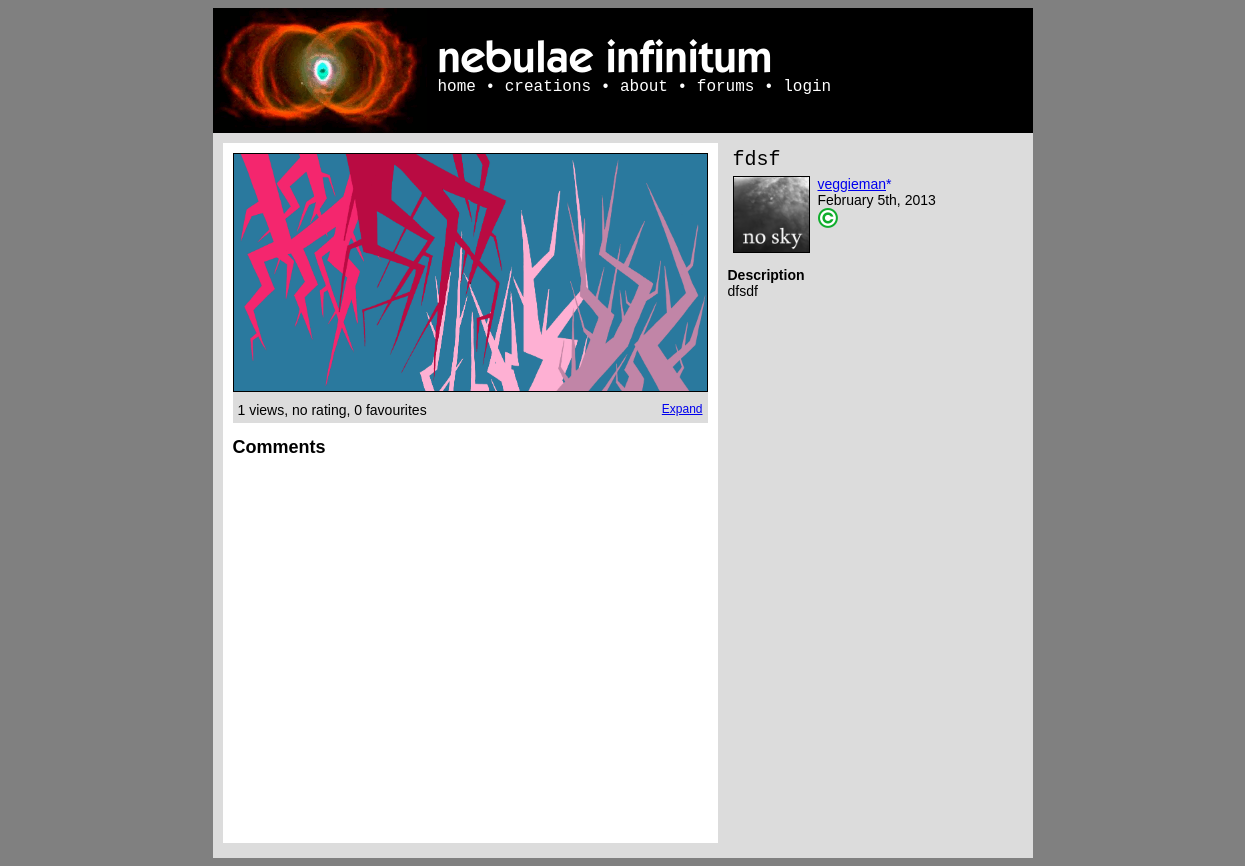
Page /creation.php?id=7 on the committed database.
### tables this page shows
CREATE TABLE IF NOT EXISTS `creations` (
  `id` int(50) NOT NULL AUTO_INCREMENT,
  `name` varchar(50) NOT NULL,
  `type` enum('writing','flash','scratch','artwork','audio') NOT NULL,
  `ownerid` int(25) NOT NULL,
  `created` timestamp NULL DEFAULT NULL,
  `modified` timestamp NULL DEFAULT CURRENT_TIMESTAMP ON UPDATE CURRENT_TIMESTAMP,
  `hidden` enum('no','censored','flagged','approved','byowner','deleted') NOT NULL DEFAULT 'no',
  `filetype` varchar(7) NOT NULL,
  `filename` varchar(25) NOT NULL,
  `descr` text,
  `advisory` text,
  `views` int(11) NOT NULL DEFAULT '0',
  `favourites` int(11) NOT NULL DEFAULT '0',
  `rating` decimal(2,1) NOT NULL DEFAULT '0.0',
  `license` enum('copyright','cc-0','cc-by','cc-by-nd','cc-by-sa','cc-by-nc','cc-by-nc-nd','cc-by-nc-sa','mit','gpl','bsd') NOT NULL DEFAULT 'copyright',
  PRIMARY KEY (`id`)
);

CREATE TABLE IF NOT EXISTS `users` (
  `id` int(50) NOT NULL AUTO_INCREMENT,
  `username` varchar(25) NOT NULL,
  `registered` timestamp NOT NULL DEFAULT CURRENT_TIMESTAMP,
  `rank` enum('user','mod','admin') NOT NULL DEFAULT 'user',
  `password` varchar(64) NOT NULL,
  `location` varchar(50) DEFAULT NULL,
  `banstatus` enum('unbanned','banned','deleted') NOT NULL DEFAULT 'unbanned',
  `banneduntil` date DEFAULT NULL,
  `bandate` date DEFAULT NULL,
  `icon` varchar(50) DEFAULT NULL,
  `about` text,
  `age` int(3) DEFAULT NULL,
  `gender` varchar(1) DEFAULT NULL,
  `email` varchar(50) NOT NULL,
  `registerip` varchar(20) NOT NULL,
  `banreason` text,
  `sb2player` enum('flash','js') NOT NULL DEFAULT 'flash',
  `notifications` enum('all','noreplies','nocomments','none') NOT NULL DEFAULT 'all',
  PRIMARY KEY (`id`)
);

### creation.php (called while the page is built, shortened)
<?php
$creationid = null;
if (isset($_GET["id"])) $creationid = htmlspecialchars($_GET["id"]);
$result = mysql_query("SELECT * FROM creations WHERE id = $creationid");
$creation = mysql_fetch_array($result);
$result = mysql_query("SELECT * FROM users WHERE id = ".$creation['ownerid']);
$user = mysql_fetch_array($result);
$views = mysql_num_rows(mysql_query("SELECT * FROM views WHERE creationid=".$creation['id']));
$favourites = mysql_num_rows(mysql_query("SELECT * FROM favourites WHERE creationid=".$creation['id']));
if (empty($ratings[0])) $ratings[0] = 0;
require_once("templates/creation_template.php");
?>

### config/functions.php (called while the page is built, shortened)
<?php
function bbcode_parse_description($text){
	$bbcode = new BBCode;
	$bbcode->RemoveRule('acronym');
	$bbcode->RemoveRule('color');
	$bbcode->RemoveRule('size');
	$bbcode->RemoveRule('quote');
	$bbcode->RemoveRule('font');
	$bbcode->RemoveRule('wiki');
	$bbcode->RemoveRule('img');
	$bbcode->RemoveRule('rule');
	$bbcode->RemoveRule('br');
	$bbcode->RemoveRule('center');
	$bbcode->RemoveRule('left');
	$bbcode->RemoveRule('right');
	$bbcode->RemoveRule('indent');
	$bbcode->RemoveRule('columns');
	$bbcode->RemoveRule('nextcol');
	$bbcode->RemoveRule('code');
	$bbcode->RemoveRule('list');
	$bbcode->RemoveRule('*');
	return $bbcode->Parse($text);
}
?>

### templates/creation_template.php (the view, shortened to what this page needs)
<!DOCTYPE html>
<html>
<head>
<link rel="stylesheet" type="text/css" href="templates/style.php" media="screen" />
</head>
<body onload="javascript:illuminate();">
<?php require_once("header.php"); ?>
<div class="container" style="min-height:700px;">
<div class="cleft">
	<div class="ccontainer" <?php if($creation['type']=="scratch") echo 'style="width:486px;margin:auto;margin-top:5px;"'; ?>>
		<div class="creation">
			<?php
			switch($creation['type']){
				case "artwork":
					echo '<img src="data/creations/1.png" class="cimg" '.$svgwidth.'/>';
				break;
			}
			?>
		</div>
		<div class="creationstatsleft" style="float:left;padding:5px;">
			<div class="infotext" style="font-size:14px;">
				<?php
				echo $views;
				if ($view ==1){
					echo " view";
				}
				else{
					echo " views";
				}
				if (number_format(array_sum($ratings)/count($ratings),1)==0.0){
					echo ", no rating";
				}
				else{
					echo ", rated ".number_format(array_sum($ratings)/count($ratings),1);
				}
				echo ", ".$favourites;
				if ($favourites == 1){
					echo " favourite";
				}
				else{
					echo " favourites";
				}
				?>
			</div>
		</div>
		<div class="creationstatsright" style="float:right;padding:5px;">
			<div class="downloadboxes" style="text-align:right;">
				<?php
				switch($creation['type']){
					case "artwork":
						echo '<div><a href="javascript:expand();">Expand</a></div>';
						break;
					}
				?>
			</div>
		</div>
	</div>
	<h2 style="padding-left:10px;">Comments</h2>
</div>
<div class="cright">
	<div class="ctitle"><?php echo stripslashes($creation['1']);
	if ($creation['ownerid'] ==  $cur_user['id'] || $cur_user['rank'] == "admin" || $cur_user['rank'] == "mod") echo '<span style="font-size:11px;"> (<a href="edit.php?id='.$creation['id'].'">edit</a>)</span>'; ?></div>
	<div class="cinfo">
	<?php
	if (!empty($user['icon'])) echo '<img class="cicon" src="data/usericons/'.$user['icon'].'"/>';
	else echo '<img class="cicon" src="data/usericons/default.png"/>';
	echo '<div class="cusertext"><a href="user.php?id='.$user['id'].'">'.$user['username'].'</a>';if ($user['rank'] == "admin" || $user['rank'] == "mod") echo '<a href="info/staff.php" style="text-decoration:none;">'.STAFF_SYMBOL.'</a>';
	echo '<div>'.date("F jS, Y", strtotime($creation['created'])).'</div>';
	switch($creation['license']){
		case 'copyright':
			echo '<img src="data/icons/licenses/copyright.png"/>';
			break;
	}
	?>
	</div><div style="clear:both"></div></div>
	<?php if (!empty($creation['descr'])) echo '<br/><div class="ccontent desc"><strong>Description</strong><br/>'.bbcode_parse_description(stripslashes($creation['descr'])).'</div>';
	?>
</div>
<div style="height:5px;width:800px;clear:both;"></div>
</div>
</body>
</html>

### rows in the picture
creations: name "fdsf", created "February 5th, 2013"
users: icon (picture), username "veggieman"

### other values in the picture
SITE_NAME "nebulae infinitum"
$views "1"
$favourites "0"
STAFF_SYMBOL "*"
$array[$start][BBCODE_STACK_TEXT] "dfsdf"
